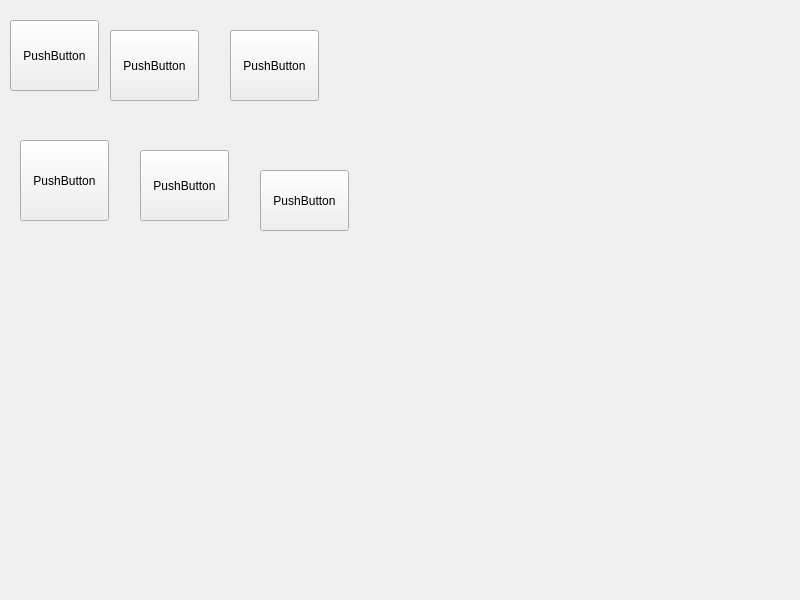
<?xml version="1.0" encoding="UTF-8"?>
<ui version="4.0">
 <class>Widget</class>
 <widget class="QWidget" name="Widget">
  <property name="geometry">
   <rect>
    <x>0</x>
    <y>0</y>
    <width>800</width>
    <height>600</height>
   </rect>
  </property>
  <property name="windowTitle">
   <string>Widget</string>
  </property>
  <widget class="QPushButton" name="pushButton">
   <property name="geometry">
    <rect>
     <x>10</x>
     <y>20</y>
     <width>89</width>
     <height>71</height>
    </rect>
   </property>
   <property name="text">
    <string>PushButton</string>
   </property>
  </widget>
  <widget class="QPushButton" name="pushButton_2">
   <property name="geometry">
    <rect>
     <x>110</x>
     <y>30</y>
     <width>89</width>
     <height>71</height>
    </rect>
   </property>
   <property name="text">
    <string>PushButton</string>
   </property>
  </widget>
  <widget class="QPushButton" name="pushButton_3">
   <property name="geometry">
    <rect>
     <x>230</x>
     <y>30</y>
     <width>89</width>
     <height>71</height>
    </rect>
   </property>
   <property name="text">
    <string>PushButton</string>
   </property>
  </widget>
  <widget class="QPushButton" name="pushButton_4">
   <property name="geometry">
    <rect>
     <x>20</x>
     <y>140</y>
     <width>89</width>
     <height>81</height>
    </rect>
   </property>
   <property name="text">
    <string>PushButton</string>
   </property>
  </widget>
  <widget class="QPushButton" name="pushButton_5">
   <property name="geometry">
    <rect>
     <x>140</x>
     <y>150</y>
     <width>89</width>
     <height>71</height>
    </rect>
   </property>
   <property name="text">
    <string>PushButton</string>
   </property>
  </widget>
  <widget class="QPushButton" name="pushButton_6">
   <property name="geometry">
    <rect>
     <x>260</x>
     <y>170</y>
     <width>89</width>
     <height>61</height>
    </rect>
   </property>
   <property name="text">
    <string>PushButton</string>
   </property>
  </widget>
 </widget>
 <resources/>
 <connections/>
</ui>
